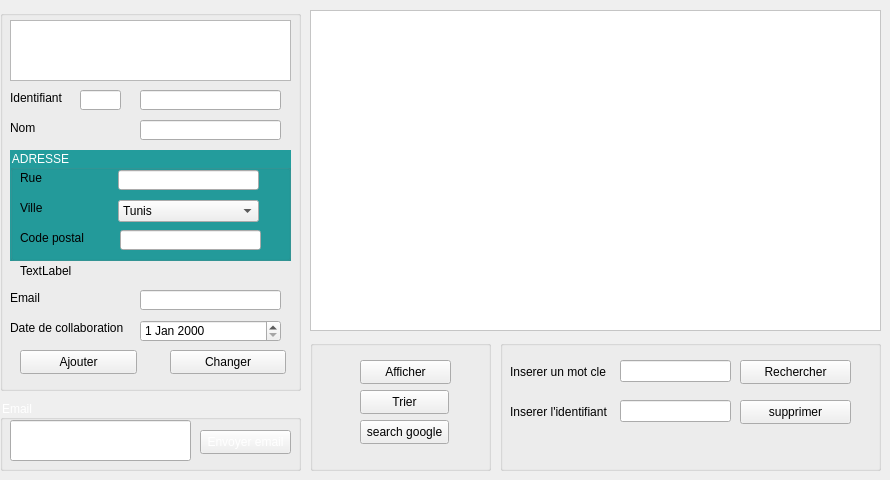
    <widget class="QWidget" name="tab_2">
     <attribute name="title">
      <string>Entreprise</string>
     </attribute>
     <widget class="QGroupBox" name="groupBox_7">
      <property name="geometry">
       <rect>
        <x>0</x>
        <y>10</y>
        <width>301</width>
        <height>381</height>
       </rect>
      </property>
      <property name="title">
       <string/>
      </property>
      <widget class="QLabel" name="label_22">
       <property name="geometry">
        <rect>
         <x>10</x>
         <y>80</y>
         <width>71</width>
         <height>16</height>
        </rect>
       </property>
       <property name="text">
        <string>Identifiant</string>
       </property>
      </widget>
      <widget class="QLineEdit" name="le_id_entreprise">
       <property name="geometry">
        <rect>
         <x>140</x>
         <y>80</y>
         <width>141</width>
         <height>20</height>
        </rect>
       </property>
      </widget>
      <widget class="QLabel" name="label_24">
       <property name="geometry">
        <rect>
         <x>10</x>
         <y>110</y>
         <width>71</width>
         <height>16</height>
        </rect>
       </property>
       <property name="text">
        <string>Nom</string>
       </property>
      </widget>
      <widget class="QLineEdit" name="le_nom_E">
       <property name="geometry">
        <rect>
         <x>140</x>
         <y>110</y>
         <width>141</width>
         <height>20</height>
        </rect>
       </property>
      </widget>
      <widget class="QPushButton" name="pb_changer_e">
       <property name="geometry">
        <rect>
         <x>170</x>
         <y>340</y>
         <width>116</width>
         <height>24</height>
        </rect>
       </property>
       <property name="text">
        <string>Changer</string>
       </property>
      </widget>
      <widget class="QPushButton" name="pb_ajoute_e">
       <property name="geometry">
        <rect>
         <x>20</x>
         <y>340</y>
         <width>117</width>
         <height>24</height>
        </rect>
       </property>
       <property name="text">
        <string>Ajouter</string>
       </property>
      </widget>
      <widget class="QGroupBox" name="groupBox_13">
       <property name="geometry">
        <rect>
         <x>10</x>
         <y>140</y>
         <width>281</width>
         <height>111</height>
        </rect>
       </property>
       <property name="styleSheet">
        <string notr="true">QGroupBox
{
background-color: rgb(35, 156, 156);
	color: rgb(255, 255, 255);
}</string>
       </property>
       <property name="title">
        <string>ADRESSE</string>
       </property>
       <widget class="QLabel" name="label_32">
        <property name="geometry">
         <rect>
          <x>10</x>
          <y>50</y>
          <width>61</width>
          <height>16</height>
         </rect>
        </property>
        <property name="text">
         <string>Ville</string>
        </property>
       </widget>
       <widget class="QComboBox" name="le_ville">
        <property name="geometry">
         <rect>
          <x>108</x>
          <y>50</y>
          <width>141</width>
          <height>22</height>
         </rect>
        </property>
        <item>
         <property name="text">
          <string>Tunis</string>
         </property>
        </item>
        <item>
         <property name="text">
          <string>Sousse</string>
         </property>
        </item>
        <item>
         <property name="text">
          <string>Kairouan</string>
         </property>
        </item>
        <item>
         <property name="text">
          <string>Bizerte</string>
         </property>
        </item>
        <item>
         <property name="text">
          <string>Monastir</string>
         </property>
        </item>
        <item>
         <property name="text">
          <string>Gabes</string>
         </property>
        </item>
        <item>
         <property name="text">
          <string>Touzer</string>
         </property>
        </item>
        <item>
         <property name="text">
          <string>Kef</string>
         </property>
        </item>
        <item>
         <property name="text">
          <string>Gafsa</string>
         </property>
        </item>
        <item>
         <property name="text">
          <string>Jendouba</string>
         </property>
        </item>
        <item>
         <property name="text">
          <string>Kasserine</string>
         </property>
        </item>
        <item>
         <property name="text">
          <string>Kébili</string>
         </property>
        </item>
        <item>
         <property name="text">
          <string>Mahdia</string>
         </property>
        </item>
        <item>
         <property name="text">
          <string>Manouba</string>
         </property>
        </item>
        <item>
         <property name="text">
          <string>Médenine</string>
         </property>
        </item>
        <item>
         <property name="text">
          <string>Nabeul</string>
         </property>
        </item>
        <item>
         <property name="text">
          <string>Sfax</string>
         </property>
        </item>
        <item>
         <property name="text">
          <string>Sidi Bouzid</string>
         </property>
        </item>
        <item>
         <property name="text">
          <string>Siliana</string>
         </property>
        </item>
        <item>
         <property name="text">
          <string>Tataouine</string>
         </property>
        </item>
        <item>
         <property name="text">
          <string>Zaghouan</string>
         </property>
        </item>
        <item>
         <property name="text">
          <string>Ariana</string>
         </property>
        </item>
        <item>
         <property name="text">
          <string>Beja</string>
         </property>
        </item>
        <item>
         <property name="text">
          <string>Ben Arous</string>
         </property>
        </item>
       </widget>
       <widget class="QLabel" name="label_34">
        <property name="geometry">
         <rect>
          <x>10</x>
          <y>20</y>
          <width>61</width>
          <height>16</height>
         </rect>
        </property>
        <property name="text">
         <string>Rue</string>
        </property>
       </widget>
       <widget class="QLineEdit" name="le_rue_E">
        <property name="geometry">
         <rect>
          <x>108</x>
          <y>20</y>
          <width>141</width>
          <height>20</height>
         </rect>
        </property>
       </widget>
       <widget class="QLineEdit" name="le_cp">
        <property name="geometry">
         <rect>
          <x>110</x>
          <y>80</y>
          <width>141</width>
          <height>20</height>
         </rect>
        </property>
       </widget>
       <widget class="QLabel" name="label_35">
        <property name="geometry">
         <rect>
          <x>10</x>
          <y>80</y>
          <width>71</width>
          <height>16</height>
         </rect>
        </property>
        <property name="text">
         <string>Code postal</string>
        </property>
       </widget>
      </widget>
      <widget class="QLabel" name="label_29">
       <property name="geometry">
        <rect>
         <x>10</x>
         <y>280</y>
         <width>71</width>
         <height>16</height>
        </rect>
       </property>
       <property name="text">
        <string>Email</string>
       </property>
      </widget>
      <widget class="QLineEdit" name="le_email_E">
       <property name="geometry">
        <rect>
         <x>140</x>
         <y>280</y>
         <width>141</width>
         <height>20</height>
        </rect>
       </property>
      </widget>
      <widget class="QLabel" name="label_30">
       <property name="geometry">
        <rect>
         <x>10</x>
         <y>310</y>
         <width>121</width>
         <height>16</height>
        </rect>
       </property>
       <property name="text">
        <string>Date de collaboration</string>
       </property>
      </widget>
      <widget class="QDateEdit" name="le_date_E">
       <property name="geometry">
        <rect>
         <x>140</x>
         <y>310</y>
         <width>141</width>
         <height>22</height>
        </rect>
       </property>
      </widget>
      <widget class="QTextEdit" name="erreur_EN">
       <property name="geometry">
        <rect>
         <x>10</x>
         <y>10</y>
         <width>281</width>
         <height>61</height>
        </rect>
       </property>
       <property name="styleSheet">
        <string notr="true">color: rgb(255, 0, 0);
font: 75 8pt &quot;System&quot;;
border-bottom-color: rgb(66, 199, 199);</string>
       </property>
      </widget>
      <widget class="QLabel" name="emailWarning">
       <property name="geometry">
        <rect>
         <x>20</x>
         <y>250</y>
         <width>261</width>
         <height>21</height>
        </rect>
       </property>
       <property name="text">
        <string>TextLabel</string>
       </property>
      </widget>
      <widget class="QLineEdit" name="az">
       <property name="geometry">
        <rect>
         <x>80</x>
         <y>80</y>
         <width>41</width>
         <height>20</height>
        </rect>
       </property>
      </widget>
     </widget>
     <widget class="QTableView" name="tab_entreprise">
      <property name="geometry">
       <rect>
        <x>310</x>
        <y>10</y>
        <width>571</width>
        <height>321</height>
       </rect>
      </property>
      <property name="styleSheet">
       <string notr="true">gridline-color: rgb(170, 255, 255);
border-color: rgb(255, 255, 255);
background-color: rgb(255, 255, 255);</string>
      </property>
     </widget>
     <widget class="QGroupBox" name="groupBox_10">
      <property name="geometry">
       <rect>
        <x>0</x>
        <y>400</y>
        <width>301</width>
        <height>71</height>
       </rect>
      </property>
      <property name="styleSheet">
       <string notr="true">color: rgb(255, 255, 255);</string>
      </property>
      <property name="title">
       <string>Email</string>
      </property>
      <widget class="QPushButton" name="pb_email">
       <property name="geometry">
        <rect>
         <x>200</x>
         <y>30</y>
         <width>91</width>
         <height>24</height>
        </rect>
       </property>
       <property name="text">
        <string>Envoyer email</string>
       </property>
      </widget>
      <widget class="QLineEdit" name="le_emailtext">
       <property name="geometry">
        <rect>
         <x>10</x>
         <y>20</y>
         <width>181</width>
         <height>41</height>
        </rect>
       </property>
      </widget>
     </widget>
     <widget class="QGroupBox" name="groupBox_11">
      <property name="geometry">
       <rect>
        <x>500</x>
        <y>340</y>
        <width>381</width>
        <height>131</height>
       </rect>
      </property>
      <property name="title">
       <string/>
      </property>
      <widget class="QLabel" name="label_25">
       <property name="geometry">
        <rect>
         <x>10</x>
         <y>60</y>
         <width>105</width>
         <height>24</height>
        </rect>
       </property>
       <property name="styleSheet">
        <string notr="true">
font: 10pt &quot;Arial&quot;;</string>
       </property>
       <property name="text">
        <string>Inserer l'identifiant</string>
       </property>
      </widget>
      <widget class="QLineEdit" name="le_id_e_supp">
       <property name="geometry">
        <rect>
         <x>120</x>
         <y>60</y>
         <width>111</width>
         <height>22</height>
        </rect>
       </property>
      </widget>
      <widget class="QPushButton" name="pb_supprimer_e">
       <property name="geometry">
        <rect>
         <x>240</x>
         <y>60</y>
         <width>111</width>
         <height>24</height>
        </rect>
       </property>
       <property name="text">
        <string>supprimer</string>
       </property>
      </widget>
      <widget class="QLineEdit" name="le_id_e_recherche">
       <property name="geometry">
        <rect>
         <x>120</x>
         <y>20</y>
         <width>111</width>
         <height>22</height>
        </rect>
       </property>
      </widget>
      <widget class="QPushButton" name="pb_rechercher_e">
       <property name="geometry">
        <rect>
         <x>240</x>
         <y>20</y>
         <width>111</width>
         <height>24</height>
        </rect>
       </property>
       <property name="text">
        <string>Rechercher</string>
       </property>
      </widget>
      <widget class="QLabel" name="label_26">
       <property name="geometry">
        <rect>
         <x>10</x>
         <y>20</y>
         <width>105</width>
         <height>24</height>
        </rect>
       </property>
       <property name="styleSheet">
        <string notr="true">
font: 10pt &quot;Arial&quot;;</string>
       </property>
       <property name="text">
        <string>Inserer un mot cle</string>
       </property>
      </widget>
     </widget>
     <widget class="QGroupBox" name="groupBox_12">
      <property name="geometry">
       <rect>
        <x>310</x>
        <y>340</y>
        <width>181</width>
        <height>131</height>
       </rect>
      </property>
      <property name="title">
       <string/>
      </property>
      <widget class="QPushButton" name="pb_afficher_e">
       <property name="geometry">
        <rect>
         <x>50</x>
         <y>20</y>
         <width>91</width>
         <height>24</height>
        </rect>
       </property>
       <property name="text">
        <string>Afficher</string>
       </property>
      </widget>
      <widget class="QPushButton" name="pb_trier_e">
       <property name="geometry">
        <rect>
         <x>50</x>
         <y>50</y>
         <width>89</width>
         <height>24</height>
        </rect>
       </property>
       <property name="text">
        <string>Trier</string>
       </property>
      </widget>
      <widget class="QPushButton" name="pb_search">
       <property name="geometry">
        <rect>
         <x>50</x>
         <y>80</y>
         <width>89</width>
         <height>24</height>
        </rect>
       </property>
       <property name="text">
        <string>search google</string>
       </property>
      </widget>
     </widget>
    </widget>
